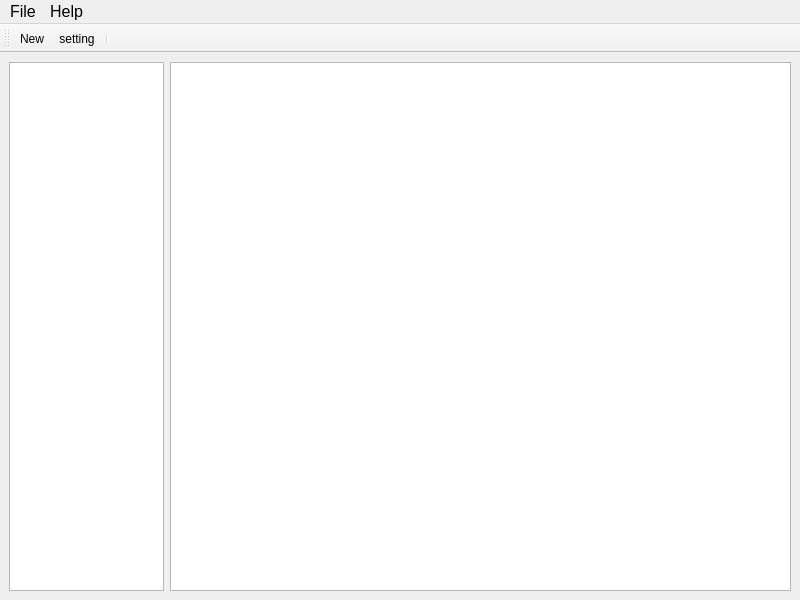
<?xml version="1.0" encoding="UTF-8"?>
<ui version="4.0">
 <class>MainWindow</class>
 <widget class="QMainWindow" name="MainWindow">
  <property name="geometry">
   <rect>
    <x>0</x>
    <y>0</y>
    <width>800</width>
    <height>600</height>
   </rect>
  </property>
  <property name="minimumSize">
   <size>
    <width>800</width>
    <height>600</height>
   </size>
  </property>
  <property name="windowTitle">
   <string>MainWindow</string>
  </property>
  <widget class="QWidget" name="centralwidget">
   <layout class="QGridLayout" name="gridLayout">
    <item row="0" column="0">
     <layout class="QHBoxLayout" name="horizontalLayout" stretch="2,8">
      <item>
       <widget class="QListView" name="listView"/>
      </item>
      <item>
       <widget class="QTextBrowser" name="textBrowser"/>
      </item>
     </layout>
    </item>
   </layout>
  </widget>
  <widget class="QMenuBar" name="menubar">
   <property name="geometry">
    <rect>
     <x>0</x>
     <y>0</y>
     <width>800</width>
     <height>26</height>
    </rect>
   </property>
   <property name="font">
    <font>
     <pointsize>12</pointsize>
    </font>
   </property>
   <widget class="QMenu" name="menuFile">
    <property name="font">
     <font>
      <family>Microsoft YaHei UI</family>
      <pointsize>10</pointsize>
     </font>
    </property>
    <property name="title">
     <string>File</string>
    </property>
    <addaction name="actionNew_1"/>
    <addaction name="actionImport"/>
    <addaction name="actionExport"/>
    <addaction name="actionSetting_1"/>
    <addaction name="actionExit"/>
   </widget>
   <widget class="QMenu" name="menuHelp">
    <property name="font">
     <font>
      <pointsize>10</pointsize>
     </font>
    </property>
    <property name="title">
     <string>Help</string>
    </property>
    <addaction name="actionAbout"/>
   </widget>
   <addaction name="menuFile"/>
   <addaction name="menuHelp"/>
  </widget>
  <widget class="QToolBar" name="toolBar">
   <property name="sizePolicy">
    <sizepolicy hsizetype="Expanding" vsizetype="Fixed">
     <horstretch>0</horstretch>
     <verstretch>0</verstretch>
    </sizepolicy>
   </property>
   <property name="windowTitle">
    <string>toolBar</string>
   </property>
   <attribute name="toolBarArea">
    <enum>TopToolBarArea</enum>
   </attribute>
   <attribute name="toolBarBreak">
    <bool>false</bool>
   </attribute>
   <addaction name="actionNew_2"/>
   <addaction name="actionSetting_2"/>
   <addaction name="separator"/>
  </widget>
  <action name="actionNew_1">
   <property name="icon">
    <iconset resource="resourse.qrc">
     <normaloff>:/Resources/new_tab.png</normaloff>:/Resources/new_tab.png</iconset>
   </property>
   <property name="text">
    <string>New</string>
   </property>
  </action>
  <action name="actionImport">
   <property name="icon">
    <iconset resource="resourse.qrc">
     <normaloff>:/Resources/import.svg</normaloff>:/Resources/import.svg</iconset>
   </property>
   <property name="text">
    <string>Import</string>
   </property>
  </action>
  <action name="actionSetting_1">
   <property name="icon">
    <iconset resource="resourse.qrc">
     <normaloff>:/Resources/configure.svg</normaloff>:/Resources/configure.svg</iconset>
   </property>
   <property name="text">
    <string>Setting</string>
   </property>
  </action>
  <action name="actionExit">
   <property name="icon">
    <iconset resource="resourse.qrc">
     <normaloff>:/Resources/application-exit.svg</normaloff>:/Resources/application-exit.svg</iconset>
   </property>
   <property name="text">
    <string>Exit</string>
   </property>
  </action>
  <action name="actionAbout">
   <property name="icon">
    <iconset resource="resourse.qrc">
     <normaloff>:/Resources/information.png</normaloff>:/Resources/information.png</iconset>
   </property>
   <property name="text">
    <string>About</string>
   </property>
  </action>
  <action name="actionNew_2">
   <property name="icon">
    <iconset resource="resourse.qrc">
     <normaloff>:/Resources/new_tab.png</normaloff>:/Resources/new_tab.png</iconset>
   </property>
   <property name="text">
    <string>New</string>
   </property>
  </action>
  <action name="actionSetting_2">
   <property name="icon">
    <iconset resource="resourse.qrc">
     <normaloff>:/Resources/configure.svg</normaloff>:/Resources/configure.svg</iconset>
   </property>
   <property name="text">
    <string>setting</string>
   </property>
  </action>
  <action name="actionExport">
   <property name="icon">
    <iconset resource="resourse.qrc">
     <normaloff>:/Resources/export.svg</normaloff>:/Resources/export.svg</iconset>
   </property>
   <property name="text">
    <string>Export</string>
   </property>
  </action>
 </widget>
 <resources>
  <include location="resourse.qrc"/>
 </resources>
 <connections/>
</ui>
